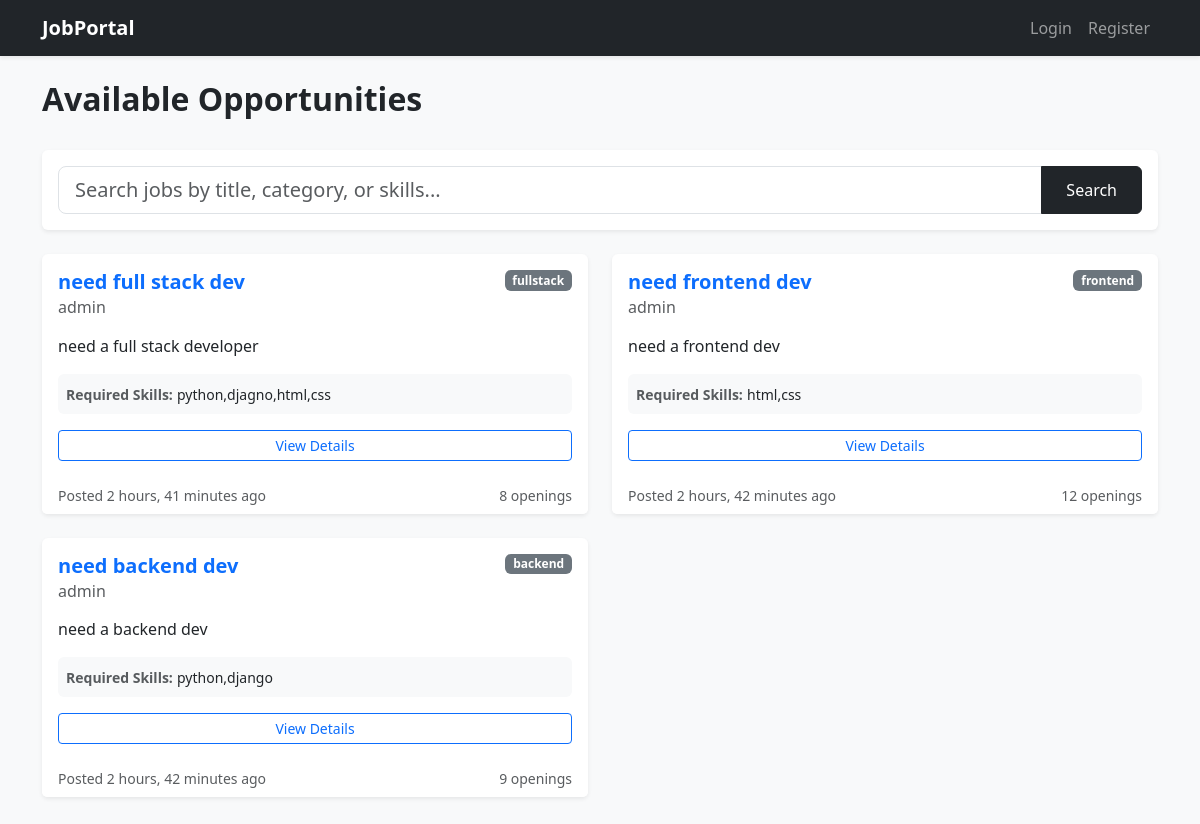
The page / on the database its author committed.
### portal/models.py (models this page shows, shortened)
class JobPost(models.Model):
    recruiter = models.ForeignKey(CustomUser, on_delete=models.CASCADE, related_name='jobs_posted')
    title = models.CharField(max_length=200)
    number_of_openings = models.PositiveIntegerField()
    category = models.ForeignKey(JobCategory, on_delete=models.PROTECT, related_name='jobs')
    job_description = models.TextField()
    required_skills = models.CharField(max_length=255)
    created_at = models.DateTimeField(auto_now_add=True)

class JobCategory(models.Model):
    name = models.CharField(max_length=100, unique=True)
    class Meta:
        ordering = ['name']
    def __str__(self):
        return self.name

class CustomUser(AbstractUser):
    USER_TYPE_CHOICES = (
        ('recruiter', 'Recruiter'),
        ('jobseeker', 'Job Seeker'),
    )
    display_name = models.CharField(max_length=100)
    role = models.CharField(max_length=15, choices=USER_TYPE_CHOICES, blank=True)

### portal/views.py (the view)
# urls.py: path('', views.JobListView.as_view(), name='job-list'),
class JobListView(ListView):
    model = JobPost
    template_name = 'portal/job_list.html'
    context_object_name = 'jobs'
    def get_queryset(self):
        query = self.request.GET.get('q')
        if query:
            return JobPost.objects.filter(
                Q(title__icontains=query) | Q(category__name__icontains=query) | Q(required_skills__icontains=query)
            ).order_by('-created_at')
        return JobPost.objects.all().order_by('-created_at')

### portal/templates/portal/job_list.html (shortened to what this page needs)
{% extends 'base.html' %}
{% block content %}
<div class="d-flex justify-content-between align-items-center mb-4">
    <h2 class="fw-bold">Available Opportunities</h2>
</div>
<div class="row mb-4">
    <div class="col-md-12">
        <form method="GET" class="card shadow-sm border-0 p-3">
            <div class="input-group">
                <input type="text" name="q" class="form-control form-control-lg" placeholder="Search jobs by title, category, or skills..." value="{{ request.GET.q }}">
                <button class="btn btn-dark px-4" type="submit">Search</button>
            </div>
        </form>
    </div>
</div>
<div class="row">
    {% for job in jobs %}
    <div class="col-md-6 mb-4">
        <div class="card h-100 shadow-sm border-0">
            <div class="card-body">
                <div class="d-flex justify-content-between">
                    <h5 class="card-title fw-bold text-primary">{{ job.title }}</h5>
                    <span class="badge bg-secondary h-50">{{ job.category }}</span>
                </div>
                <h6 class="card-subtitle mb-3 text-muted"> {{ job.recruiter.display_name }}</h6>
                <p class="card-text text-truncate">{{ job.job_description }}</p>
                <div class="mb-3 p-2 bg-light rounded">
                    <small class="text-muted fw-bold">Required Skills:</small>
                    <span class="text-dark small">{{ job.required_skills }}</span>
                </div>
                <a href="{% url 'job-detail' job.id %}" class="btn btn-outline-primary btn-sm w-100">View Details</a>
            </div>
            <div class="card-footer bg-white text-muted small border-0 d-flex justify-content-between">
                <span>Posted {{ job.created_at|timesince }} ago</span>
                <span>{{ job.number_of_openings }} openings</span>
            </div>
        </div>
    </div>
    {% empty %}
    <div class="col-12 text-center text-muted mt-5">
        <h4>No jobs found matching your criteria.</h4>
    </div>
    {% endfor %}
</div>
{% endblock %}

### rows shown on the page
JobPost: title "need full stack dev", category "fullstack", recruiter.display_name "admin", job_description "need a full stack developer", required_skills "python,djagno,html,css", created_at "2 hours, 41 minutes", number_of_openings "8"
JobPost: title "need frontend dev", category "frontend", recruiter.display_name "admin", job_description "need a frontend dev", required_skills "html,css", created_at "2 hours, 42 minutes", number_of_openings "12"
JobPost: title "need backend dev", category "backend", recruiter.display_name "admin", job_description "need a backend dev", required_skills "python,django", created_at "2 hours, 42 minutes", number_of_openings "9"
